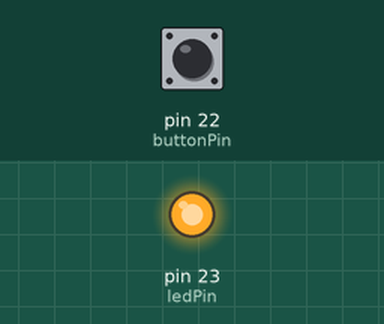
The sketch below on a simulated Arduino Mega 2560, built with avr-gcc and run on an emulated ATmega2560. On the bench: output pins drawn as LEDs (lit = HIGH). Dashed ring = blinking. The test bench sets the inputs (shaded band); at power-on: pin 22 (buttonPin) HIGH.

Above: at 1.2 s.
1.3 s: pin 22 (buttonPin) pulled LOW for 1 s
At 1.6 s:
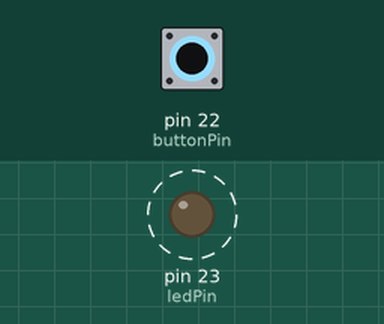
4.3 s: pin 22 (buttonPin) pulled LOW for 3.2 s
At 8.5 s:
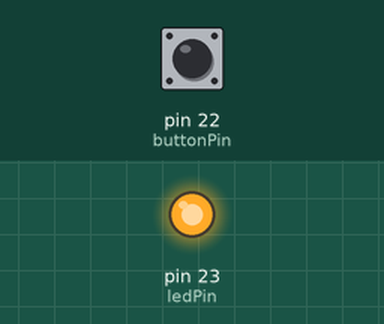
Timing chart, 0 to 10.0 s (numbered marks = the images above; inputs shaded):
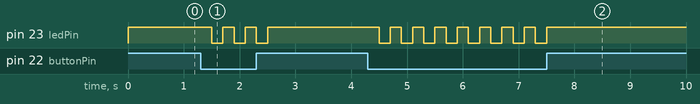

The sketch:

LED_Button_Blink.ino
```cpp
const int ledPin = 23;    // LED on GPIO 23
const int buttonPin = 22; // Button on GPIO 22

void setup() {
  pinMode(ledPin, OUTPUT);
  pinMode(buttonPin, INPUT_PULLUP); // use internal pull-up resistor
}

void loop() {
  int buttonState = digitalRead(buttonPin);

  if (buttonState == LOW) {
    // Button is pressed (LOW when pressed)
    digitalWrite(ledPin, HIGH);
    delay(200);
    digitalWrite(ledPin, LOW);
    delay(200);
  } else {
    // Button not pressed
    digitalWrite(ledPin, HIGH); // Keep LED ON
  }
}
```

Measured:
- after the input at 1.3 s, pin 23 (ledPin): alternates HIGH for 0.20 s and LOW for 0.20 s, 6 changes in all, then stays HIGH, starting after 0.20 s
- after the input at 4.3 s, pin 23 (ledPin): alternates HIGH for 0.20 s and LOW for 0.20 s, 16 changes in all, then stays HIGH, starting after 0.20 s
